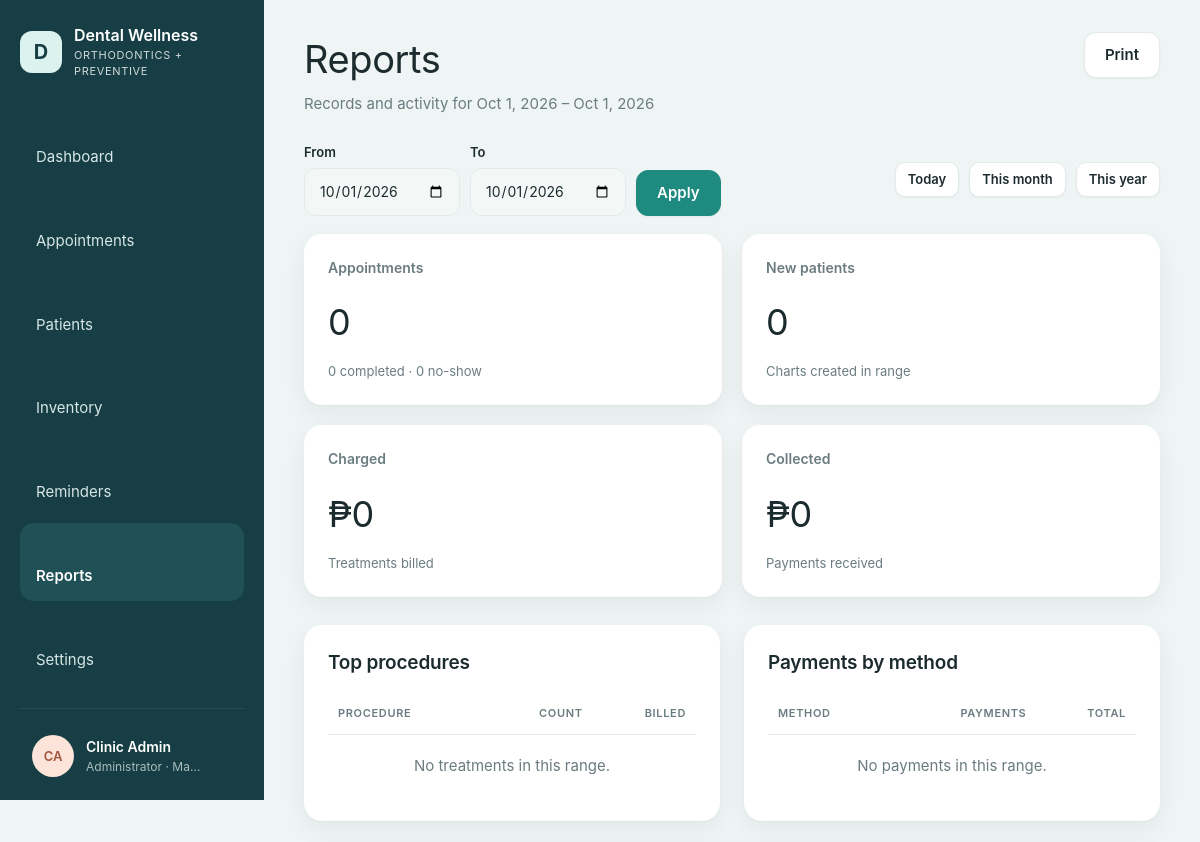
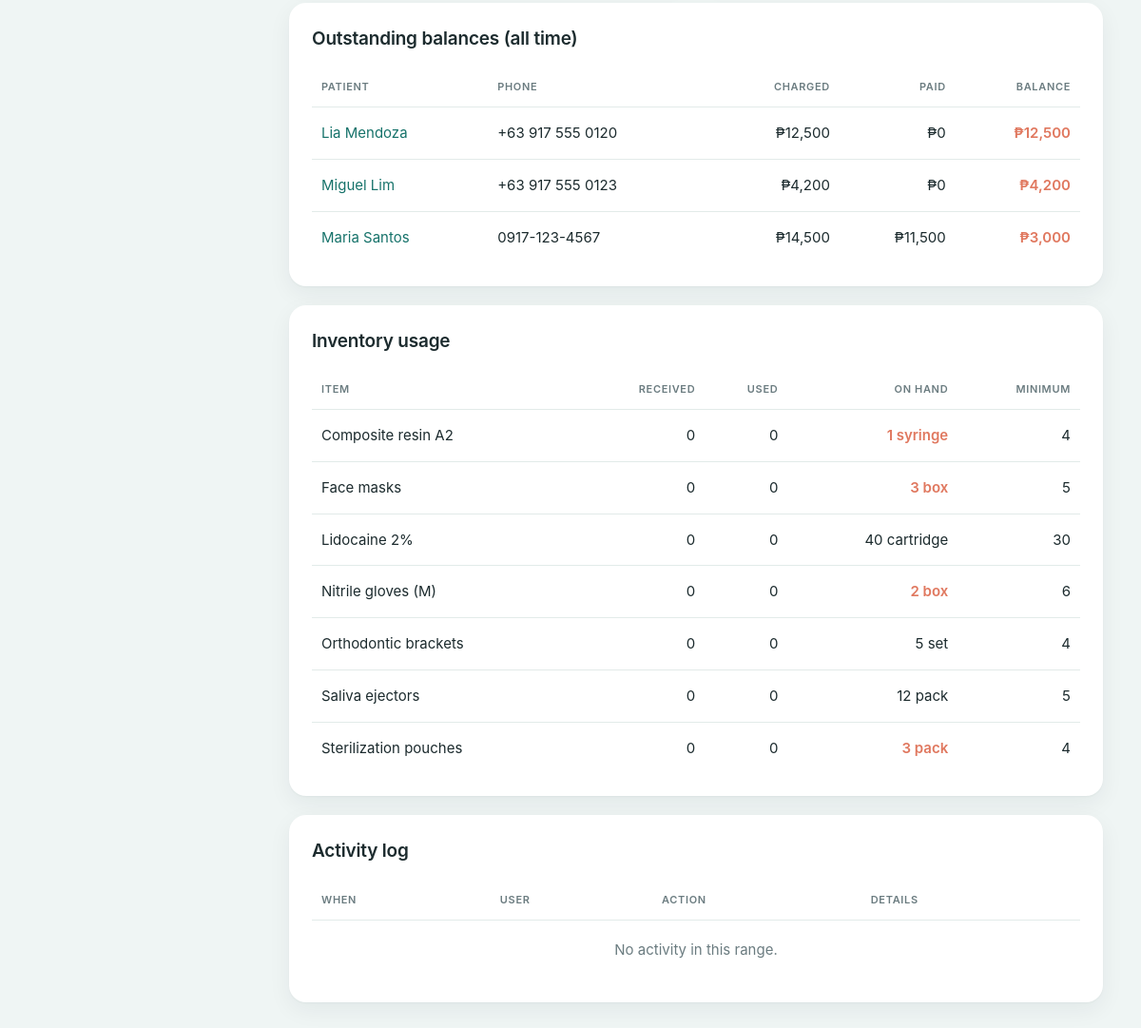
/reports.php (signed in), run on the app's committed database (2 pictures, top to bottom).
### tables this page shows
CREATE TABLE IF NOT EXISTS users (
    id            INT UNSIGNED AUTO_INCREMENT PRIMARY KEY,
    name          VARCHAR(120) NOT NULL,
    username      VARCHAR(60)  NOT NULL UNIQUE,
    password_hash VARCHAR(255) NOT NULL,
    role          ENUM('admin','dentist','staff') NOT NULL DEFAULT 'staff',
    is_active     TINYINT(1) NOT NULL DEFAULT 1,
    last_login_at DATETIME NULL,
    created_at    DATETIME NOT NULL DEFAULT CURRENT_TIMESTAMP
);

CREATE TABLE IF NOT EXISTS patients (
    id                     INT UNSIGNED AUTO_INCREMENT PRIMARY KEY,
    record_no              VARCHAR(20) NULL UNIQUE,
    full_name              VARCHAR(150) NOT NULL,
    birth_date             DATE NULL,
    sex                    ENUM('female','male') NULL,
    phone                  VARCHAR(30) NULL,
    email                  VARCHAR(150) NULL,
    address                VARCHAR(255) NULL,
    care_type              ENUM('New patient','Preventive','Orthodontic','Restorative','Recall') NOT NULL DEFAULT 'New patient',
    emergency_name         VARCHAR(150) NULL,
    emergency_relationship VARCHAR(60) NULL,
    emergency_phone        VARCHAR(30) NULL,
    allergies              TEXT NULL,
    conditions             TEXT NULL,
    medications            TEXT NULL,
    dental_history         TEXT NULL,
    notes                  TEXT NULL,
    consent_signed         TINYINT(1) NOT NULL DEFAULT 0,
    consent_date           DATE NULL,
    status                 ENUM('draft','incomplete','active','archived') NOT NULL DEFAULT 'incomplete',
    created_by             INT UNSIGNED NULL,
    created_at             DATETIME NOT NULL DEFAULT CURRENT_TIMESTAMP,
    updated_at             DATETIME NOT NULL DEFAULT CURRENT_TIMESTAMP ON UPDATE CURRENT_TIMESTAMP,
    INDEX idx_patients_name (full_name),
    INDEX idx_patients_phone (phone),
    FOREIGN KEY (created_by) REFERENCES users(id) ON DELETE SET NULL
);

### includes/helpers.php (called while the page is built, shortened)
<?php
function config(string $key, $default = null)
{
    $value = $GLOBALS['config'];
    foreach (explode('.', $key) as $part) {
        $value = $value[$part];
    }
    return $value;
}
function e($value): string
{
    return htmlspecialchars((string) ($value ?? ''), ENT_QUOTES, 'UTF-8');
}
function money($amount): string
{
    return '₱' . number_format(abs((float) $amount), ((float) $amount == floor((float) $amount)) ? 0 : 2);
}
function input(string $key, $default = ''): string
{
    $value = $_POST[$key] ?? $_GET[$key] ?? $default;
    return is_string($value) ? trim($value) : (string) $default;
}
function valid_date(string $value): bool
{
    $d = DateTime::createFromFormat('!Y-m-d', $value);
    return $d !== false && $d->format('Y-m-d') === $value;
}
function initials(string $name): string
{
    $parts = preg_split('/\s+/', trim($name));
    $first = mb_substr($parts[0] ?? '', 0, 1);
    $last = count($parts) > 1 ? mb_substr(end($parts), 0, 1) : '';
    return mb_strtoupper($first . $last);
}

### includes/db.php (called while the page is built, shortened)
<?php
function db(): PDO
{
    static $pdo = null;
    if ($pdo === null) {
        $c = config('db');
        $dsn = sprintf('mysql:host=%s;port=%d;dbname=%s;charset=utf8mb4', $c['host'], $c['port'], $c['name']);
        $pdo = new PDO($dsn, $c['user'], $c['pass'], [
            PDO::ATTR_ERRMODE            => PDO::ERRMODE_EXCEPTION,
            PDO::ATTR_DEFAULT_FETCH_MODE => PDO::FETCH_ASSOC,
            PDO::ATTR_EMULATE_PREPARES   => false,
        ]);
        $pdo->exec("SET time_zone = '" . (new DateTime())->format('P') . "'");
    }
    return $pdo;
}
function q(string $sql, array $params = []): PDOStatement
{
    $stmt = db()->prepare($sql);
    $stmt->execute($params);
    return $stmt;
}
function q_all(string $sql, array $params = []): array
{
    return q($sql, $params)->fetchAll();
}
function q_row(string $sql, array $params = []): ?array
{
    $row = q($sql, $params)->fetch();
    return $row === false ? null : $row;
}
function q_val(string $sql, array $params = [])
{
    $val = q($sql, $params)->fetchColumn();
    return $val === false ? null : $val;
}

### includes/auth.php (called while the page is built, shortened)
<?php
function current_user(): ?array
{
    static $user = false;
    if ($user === false) {
        $user = null;
        if (!empty($_SESSION['user_id'])) {
            $row = q_row('SELECT id, name, username, role, password_hash FROM users WHERE id = ? AND is_active = 1', [$_SESSION['user_id']]);
            $idle = (int) config('security.idle_minutes', 30) * 60;
            if (!$row) {
                end_user_session();
            } elseif ($idle > 0 && time() - (int) ($_SESSION['last_seen'] ?? 0) > $idle) {
                end_user_session('You were signed out after ' . ($idle / 60) . ' minutes without activity.');
            } elseif (!hash_equals((string) ($_SESSION['pw_fp'] ?? ''), password_fingerprint($row['password_hash']))) {
                end_user_session('Your password was changed. Sign in again with the new one.');
            } else {
                unset($row['password_hash']);
                $user = $row;
            }
        }
    }
    return $user;
}
function password_fingerprint(string $hash): string
{
    return hash('sha256', $hash);
}
function require_login(): array
{
    $user = current_user();
    return $user;
}
function can(string $permission): bool
{
    $user = current_user();
    $perms = ROLE_PERMISSIONS[$user['role']] ?? [];
    return in_array('*', $perms, true) || in_array($permission, $perms, true);
}

### reports.php (the view, shortened to what this page needs)
<?php
require_login();
$from = valid_date(input('from')) ? input('from') : date('Y-m-01');
$to = valid_date(input('to')) ? input('to') : date('Y-m-d');
$range = [$from, $to];
$apptStatus = array_column(q_all('SELECT status, COUNT(*) AS n FROM appointments WHERE DATE(starts_at) BETWEEN ? AND ? GROUP BY status', $range), 'n', 'status');
$charged = (float) q_val('SELECT COALESCE(SUM(amount), 0) FROM treatments WHERE performed_on BETWEEN ? AND ?', $range);
$collected = (float) q_val('SELECT COALESCE(SUM(amount), 0) FROM payments WHERE paid_on BETWEEN ? AND ?', $range);
$newPatients = (int) q_val('SELECT COUNT(*) FROM patients WHERE DATE(created_at) BETWEEN ? AND ?', $range);
$outstanding = q_all('SELECT p.id, p.full_name, p.phone, b.charged, b.paid, b.balance FROM patients p JOIN ' . BALANCES . " b ON b.patient_id = p.id
    WHERE b.balance > 0 AND p.status <> 'archived' ORDER BY b.balance DESC");
$byMethod = q_all('SELECT method, COUNT(*) AS n, SUM(amount) AS total FROM payments WHERE paid_on BETWEEN ? AND ? GROUP BY method ORDER BY total DESC', $range);
$procedures = q_all('SELECT procedure_name, COUNT(*) AS n, SUM(amount) AS total FROM treatments WHERE performed_on BETWEEN ? AND ?
    GROUP BY procedure_name ORDER BY n DESC LIMIT 10', $range);
$stock = q_all("SELECT i.name, i.unit, i.quantity, i.min_quantity,
        COALESCE(SUM(CASE WHEN m.type = 'in' THEN m.quantity END), 0) AS qty_in,
        COALESCE(SUM(CASE WHEN m.type = 'out' THEN m.quantity END), 0) AS qty_out
    FROM inventory_items i LEFT JOIN stock_movements m ON m.item_id = i.id AND DATE(m.created_at) BETWEEN ? AND ?
    WHERE i.is_active = 1 GROUP BY i.id ORDER BY qty_out DESC, i.name", $range);
$activity = q_all('SELECT l.*, u.name FROM activity_log l LEFT JOIN users u ON u.id = l.user_id
    WHERE DATE(l.created_at) BETWEEN ? AND ? ORDER BY l.id DESC LIMIT 60', $range);
$totalAppts = array_sum($apptStatus);
layout_start('Reports', 'reports', [
    'subtitle' => 'Records and activity for ' . fmt_date($from) . ' – ' . fmt_date($to),
    'action'   => '<button class="btn" onclick="window.print()">Print</button>',
]);
?>
<form method="get" class="toolbar no-print">
  <div class="row">
    <div class="field"><label for="from">From</label><input type="date" id="from" name="from" value="<?= e($from) ?>"></div>
    <div class="field"><label for="to">To</label><input type="date" id="to" name="to" value="<?= e($to) ?>"></div>
    <button class="btn btn-primary" type="submit" style="align-self:flex-end">Apply</button>
  </div>
  <div class="row">
    <a class="btn btn-sm" href="reports.php?from=<?= date('Y-m-d') ?>&amp;to=<?= date('Y-m-d') ?>">Today</a>
    <a class="btn btn-sm" href="reports.php?from=<?= date('Y-m-01') ?>&amp;to=<?= date('Y-m-d') ?>">This month</a>
    <a class="btn btn-sm" href="reports.php?from=<?= date('Y-01-01') ?>&amp;to=<?= date('Y-m-d') ?>">This year</a>
  </div>
</form>
<section class="grid-4">
  <div class="card stat"><div class="label">Appointments</div><div class="value"><?= $totalAppts ?></div><div class="sub"><?= (int) ($apptStatus['completed'] ?? 0) ?> completed · <?= (int) ($apptStatus['no_show'] ?? 0) ?> no-show</div></div>
  <div class="card stat"><div class="label">New patients</div><div class="value"><?= $newPatients ?></div><div class="sub">Charts created in range</div></div>
  <div class="card stat"><div class="label">Charged</div><div class="value"><?= money($charged) ?></div><div class="sub">Treatments billed</div></div>
  <div class="card stat"><div class="label">Collected</div><div class="value"><?= money($collected) ?></div><div class="sub"><?= $charged > 0 ? round($collected / $charged * 100) . '% of charges' : 'Payments received' ?></div></div>
</section>
<div class="layout-half" style="margin-bottom:24px">
  <section class="card">
    <h2>Top procedures</h2>
    <table><thead><tr><th>Procedure</th><th class="num">Count</th><th class="num">Billed</th></tr></thead><tbody>
      <?php if (!$procedures): ?><tr><td colspan="3" class="empty">No treatments in this range.</td></tr><?php endif; ?>
    </tbody></table>
  </section>
  <section class="card">
    <h2>Payments by method</h2>
    <table><thead><tr><th>Method</th><th class="num">Payments</th><th class="num">Total</th></tr></thead><tbody>
      <?php if (!$byMethod): ?><tr><td colspan="3" class="empty">No payments in this range.</td></tr><?php endif; ?>
    </tbody></table>
  </section>
</div>
<div class="stack">
  <section class="card">
    <h2>Outstanding balances (all time)</h2>
    <div class="table-wrap"><table><thead><tr><th>Patient</th><th>Phone</th><th class="num">Charged</th><th class="num">Paid</th><th class="num">Balance</th></tr></thead><tbody>
      <?php foreach ($outstanding as $o): ?>
        <tr><td><a href="patient.php?id=<?= $o['id'] ?>&amp;tab=billing"><?= e($o['full_name']) ?></a></td><td><?= e($o['phone'] ?: '—') ?></td>
          <td class="num"><?= money($o['charged']) ?></td><td class="num"><?= money($o['paid']) ?></td><td class="num amount-due"><?= money($o['balance']) ?></td></tr>
      <?php endforeach; ?>
    </tbody></table></div>
  </section>
  <section class="card">
    <h2>Inventory usage</h2>
    <div class="table-wrap"><table><thead><tr><th>Item</th><th class="num">Received</th><th class="num">Used</th><th class="num">On hand</th><th class="num">Minimum</th></tr></thead><tbody>
      <?php foreach ($stock as $s): ?>
        <tr><td><?= e($s['name']) ?></td><td class="num"><?= (int) $s['qty_in'] ?></td><td class="num"><?= (int) $s['qty_out'] ?></td>
          <td class="num<?= $s['quantity'] <= $s['min_quantity'] ? ' amount-due' : '' ?>"><?= (int) $s['quantity'] ?> <?= e($s['unit']) ?></td><td class="num"><?= (int) $s['min_quantity'] ?></td></tr>
      <?php endforeach; ?>
    </tbody></table></div>
  </section>
  <section class="card">
    <h2>Activity log</h2>
    <div class="table-wrap"><table><thead><tr><th>When</th><th>User</th><th>Action</th><th>Details</th></tr></thead><tbody>
      <?php if (!$activity): ?><tr><td colspan="4" class="empty">No activity in this range.</td></tr><?php endif; ?>
    </tbody></table></div>
  </section>
</div>
<?php layout_end();

### includes/layout.php (shortened to what this page needs)
<?php
function icon(string $name): string
{
    $paths = [
        'dashboard'    => '<rect x="3" y="3" width="7" height="7" rx="1.5"/><rect x="14" y="3" width="7" height="7" rx="1.5"/><rect x="3" y="14" width="7" height="7" rx="1.5"/><rect x="14" y="14" width="7" height="7" rx="1.5"/>',
        'appointments' => '<rect x="3" y="5" width="18" height="16" rx="2"/><path d="M3 10h18M8 3v4M16 3v4"/>',
        'patients'     => '<circle cx="12" cy="8" r="4"/><path d="M4 21c0-4 4-6 8-6s8 2 8 6"/>',
        'inventory'    => '<ellipse cx="12" cy="6" rx="8" ry="3"/><path d="M4 6v6c0 1.7 3.6 3 8 3s8-1.3 8-3V6M4 12v6c0 1.7 3.6 3 8 3s8-1.3 8-3v-6"/>',
        'reminders'    => '<circle cx="12" cy="13" r="7"/><path d="M12 10v3l2 2M5 4 3 6M19 4l2 2"/>',
        'reports'      => '<path d="M6 3h9l4 4v14H6z"/><path d="M9 12h7M9 16h7M9 8h3"/>',
        'settings'     => '<circle cx="12" cy="12" r="3"/><path d="M12 2v3M12 19v3M4.2 4.2l2.1 2.1M17.7 17.7l2.1 2.1M2 12h3M19 12h3M4.2 19.8l2.1-2.1M17.7 6.3l2.1-2.1"/>',
        'logout'       => '<path d="M15 4h4v16h-4M10 8l-4 4 4 4M6 12h10"/>',
        'theme'        => '<path d="M20 14.5A8 8 0 1 1 9.5 4a6.5 6.5 0 0 0 10.5 10.5z"/>',
        'key'          => '<circle cx="8" cy="15" r="4"/><path d="M11 12l9-9M17 6l3 3M15 8l2 2"/>',
        'menu'         => '<path d="M4 6h16M4 12h16M4 18h16"/>',
        'chevron'      => '<path d="M9 6l6 6-6 6"/>',
    ];
    return '<svg class="icon" viewBox="0 0 24 24" fill="none" stroke="currentColor" stroke-width="1.6" stroke-linecap="round" stroke-linejoin="round" aria-hidden="true">'
        . ($paths[$name] ?? '') . '</svg>';
}
function theme_head(): string
{
    return "<script>(function(){var p;try{p=localStorage.getItem('welldent-theme')}catch(e){}"
        . "var d=p==='dark'||(p!=='light'&&window.matchMedia('(prefers-color-scheme: dark)').matches);"
        . "document.documentElement.setAttribute('data-theme',d?'dark':'light');"
        . "try{if(localStorage.getItem('welldent-sidebar')==='collapsed')document.documentElement.setAttribute('data-sidebar','collapsed')}catch(e){}})()</script>\n"
        . '<link rel="stylesheet" href="assets/css/app.css?v=5">';
}
function layout_start(string $title, string $active, array $opts = []): void
{
    $user = current_user();
    $nav = [
        'dashboard'    => ['index.php', 'Dashboard'],
        'appointments' => ['appointments.php', 'Appointments'],
        'patients'     => ['patients.php', 'Patients'],
        'inventory'    => ['inventory.php', 'Inventory'],
        'reminders'    => ['reminders.php', 'Reminders'],
        'reports'      => ['reports.php', 'Reports'],
    ];
    if (can('settings')) {
        $nav['settings'] = ['settings.php', 'Settings'];
    }
    ?>
<!doctype html>
<html lang="en">
<head>
<?= theme_head() ?>
</head>
<body>
<div class="shell">
  <aside class="sidebar">
    <div class="side-top">
      <a class="brand" href="index.php" title="<?= e(config('clinic.name')) ?>">
        <span class="brand-mark">D</span>
        <span class="lbl"><strong><?= e(config('clinic.name')) ?></strong><small><?= e(config('clinic.tagline')) ?></small></span>
      </a>
      <button type="button" class="side-toggle" data-sidebar-toggle aria-label="Collapse sidebar" title="Collapse sidebar"><?= icon('menu') ?></button>
    </div>
    <nav class="nav">
      <?php foreach ($nav as $key => [$href, $label]): ?>
        <a href="<?= $href ?>" class="<?= $key === $active ? 'active' : '' ?>" title="<?= e($label) ?>"><?= icon($key) ?><span class="lbl"><?= e($label) ?></span></a>
      <?php endforeach; ?>
    </nav>
    <details class="side-account">
      <summary title="<?= e($user['name']) ?>">
        <span class="avatar avatar-0"><?= e(initials($user['name'])) ?></span>
        <span class="lbl"><strong><?= e($user['name']) ?></strong><small><?= e(ROLE_LABELS[$user['role']]) ?> · <?= e(config('clinic.city')) ?></small></span>
        <span class="chev"><?= icon('chevron') ?></span>
      </summary>
    </details>
  </aside>
  <main class="main">
    <header class="page-head">
      <div>
        <h1><?= e($title) ?></h1>
        <?php if (!empty($opts['subtitle'])): ?><p class="muted"><?= e($opts['subtitle']) ?></p><?php endif; ?>
      </div>
      <div class="head-actions">
        <?= $opts['action'] ?? '' ?>
      </div>
    </header>
<?php
}
function layout_end(): void
{
    ?>
  </main>
</div>
</body>
</html>
<?php
}

### data on the page
users: name "CA", name "Clinic Admin", role "Administrator"
patients: full_name "Lia Mendoza", phone "+63 917 555 0120", charged "₱12,500", paid "₱0", balance "₱12,500"
patients: full_name "Miguel Lim", phone "+63 917 555 0123", charged "₱4,200", paid "₱0", balance "₱4,200"
patients: full_name "Maria Santos", phone "0917-123-4567", charged "₱14,500", paid "₱11,500", balance "₱3,000"

### other printed values
config('clinic.name') "Dental Wellness"
config('clinic.tagline') "ORTHODONTICS + PREVENTIVE"
$label "Dashboard"
$label "Appointments"
$label "Patients"
$label "Inventory"
$label "Reminders"
$label "Reports"
$label "Settings"
config('clinic.city') "Ma…"
$title "Reports"
$opts['subtitle'] "Records and activity for Oct 1, 2026 – Oct 1, 2026"
$opts['action'] "Print"
$totalAppts "0"
$apptStatus['completed'] "0"
